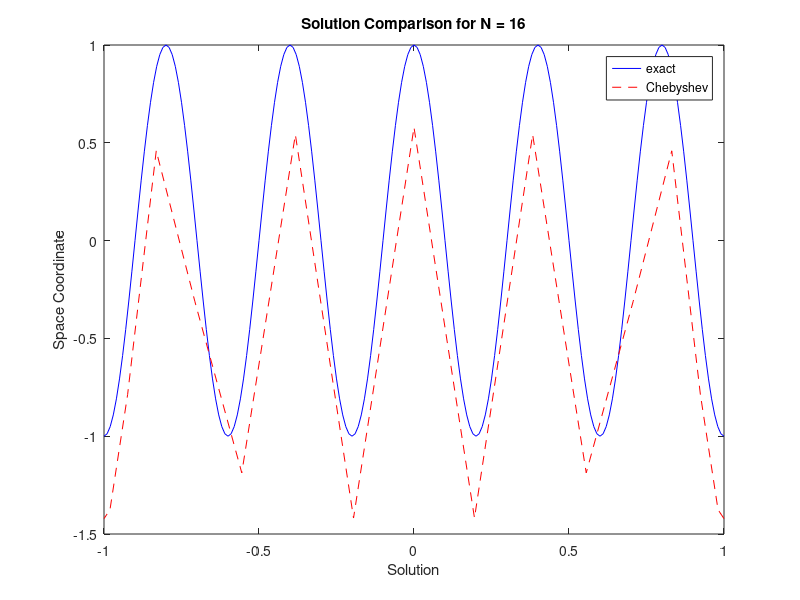
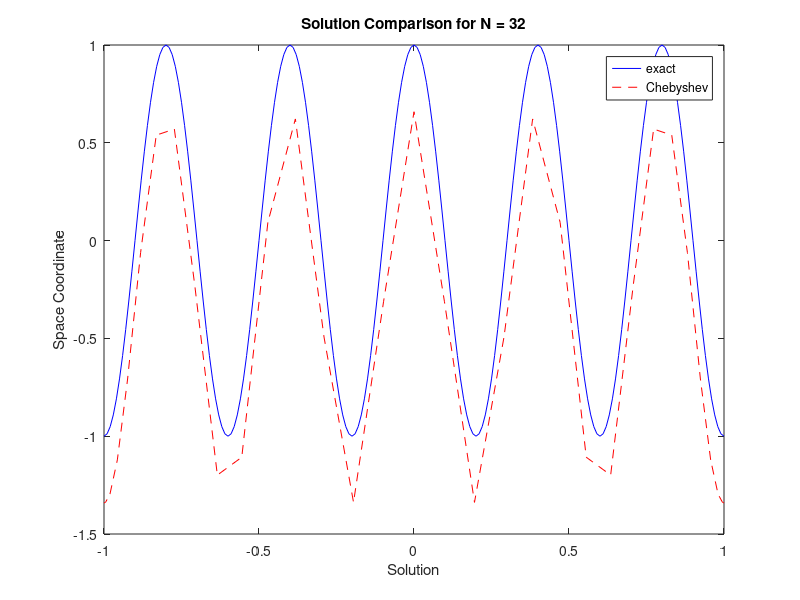
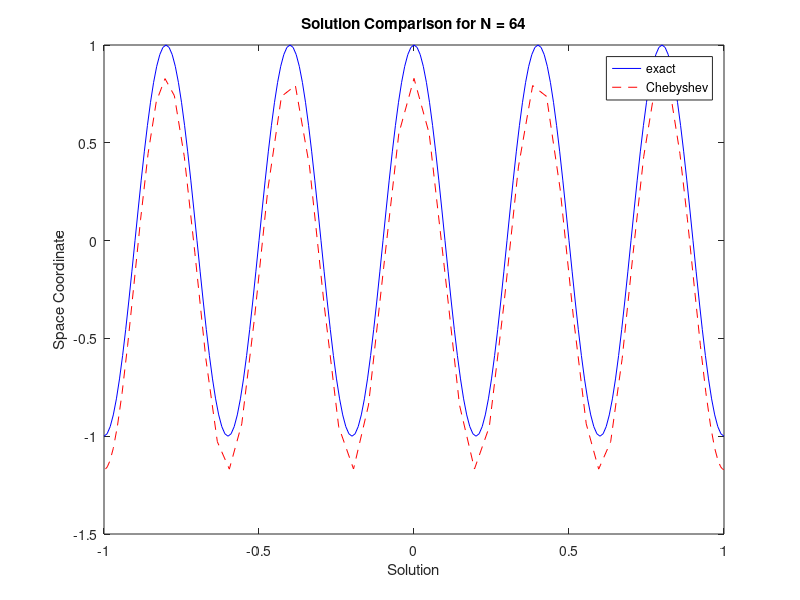
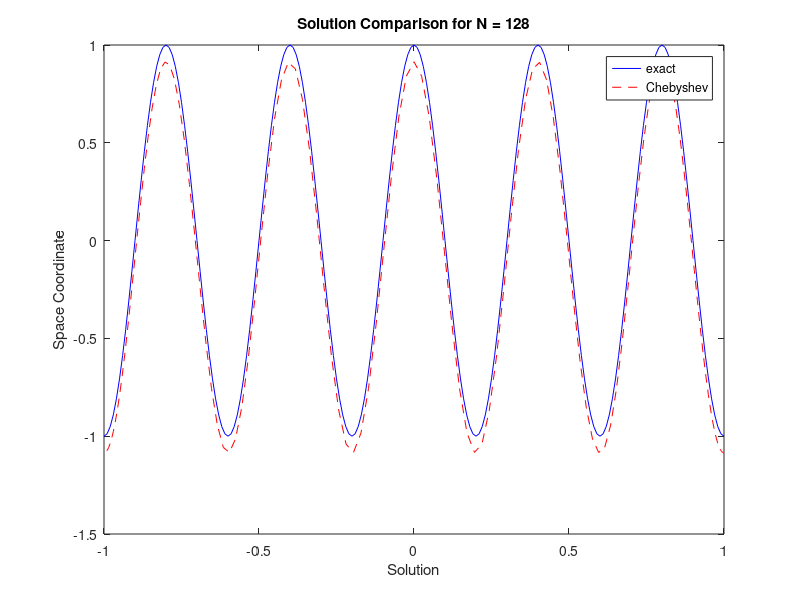

The MATLAB script that drew these images, in order:
clc; clear; close all;

% Scalar hyperbolic problem parameters
T = 5; % Final time
dt = 1e-6; % Time step

% Function to compute init solution
u_init = @(x) cos(5*pi*x);

% Function to create Chebyshev differentiation matrix
function D = chebyshev_diff_matrix(N)
    theta = pi * (0:N) / N;
    x = cos(theta)';
    c = [2; ones(N-1,1); 2] .* (-1).^(0:N)';
    X = repmat(x, 1, N+1);
    dX = X - X';
    D = (c * (1./c)') ./ (dX + (eye(N+1))); % off-diagonal entries
    D = diag(sum(D,2)) - D; % diagonal entries
end

% Function to advance the solution in time using RK-4 method
function u = runge4(u,dt,x,F,D)
    u1 = u + 0.5*dt*F;
    u2 = u + 0.5*dt*(-x*D*u1);
    u3 = u + (dt*(-x*D*u2));
    u = (-u + u1 + (2*u2) + u3 + (0.5*dt*(-x*D*u3)))/3;
end

% Grid sizes
N_values = [16, 32, 64, 128, 256, 512];

% Initialize array to store error
errors_Linf_cheby = zeros(size(N_values));

% Loop over different grid sizes
for i = 1:length(N_values)
    
    N = N_values(i);
    fprintf('Current grid size N = %d\n', N);

    theta = pi * (0:N) / N;
    x = cos(theta);
    
    u0 = u_init(x);
    u_cheby = u0';
    
    % Compute numerical solution using RK-4 with second order spatial derivative
    D = chebyshev_diff_matrix(N);
    
    for t = dt:((N^2)*dt):T
        u_cheby = runge4(u_cheby, dt, x, (-x*D*u_cheby), D);
    end

    u_real = u_init(x)';

    % Compute L∞-error
    errors_Linf_cheby(i) = norm(u_cheby - u_real, inf);

    fprintf('   Inifinity Norm (Chebyshev) = %d\n', errors_Linf_cheby(i));

    figure(N)
    plot(-1:0.01:1, u_init(-1:0.01:1), 'b', x', u_cheby, '--r');
    legend('exact', 'Chebyshev');
    xlabel('Solution');
    ylabel('Space Coordinate');
    title(sprintf('Solution Comparison for N = %d', N));

    % Save the plot with the required filename
    saveas(gcf, sprintf('3d_%d.png', N));

end

% Calculate the rate of convergence
logN = log(N_values);
logErrors = log(errors_Linf_cheby);

% Perform linear regression on the log-log data
p = polyfit(logN, logErrors, 1);
rate_of_convergence = p(1);

% Display the rate of convergence
fprintf('Rate of convergence: %f\n', rate_of_convergence);

% Plotting the error convergence
figure;
loglog(N_values, errors_Linf_cheby, '-o');
xlabel('N');
ylabel('L∞-error');
title('Convergence of Chebyshev Collocation Method');
grid on;

% Display the fitted line for reference
hold on;
loglog(N_values, exp(p(2)) * N_values.^rate_of_convergence, '--');
legend('Error', sprintf('Fit: O(N^{%.2f})', rate_of_convergence));
hold off;

% Save the convergence plot
saveas(gcf, '3d_convergence.png');